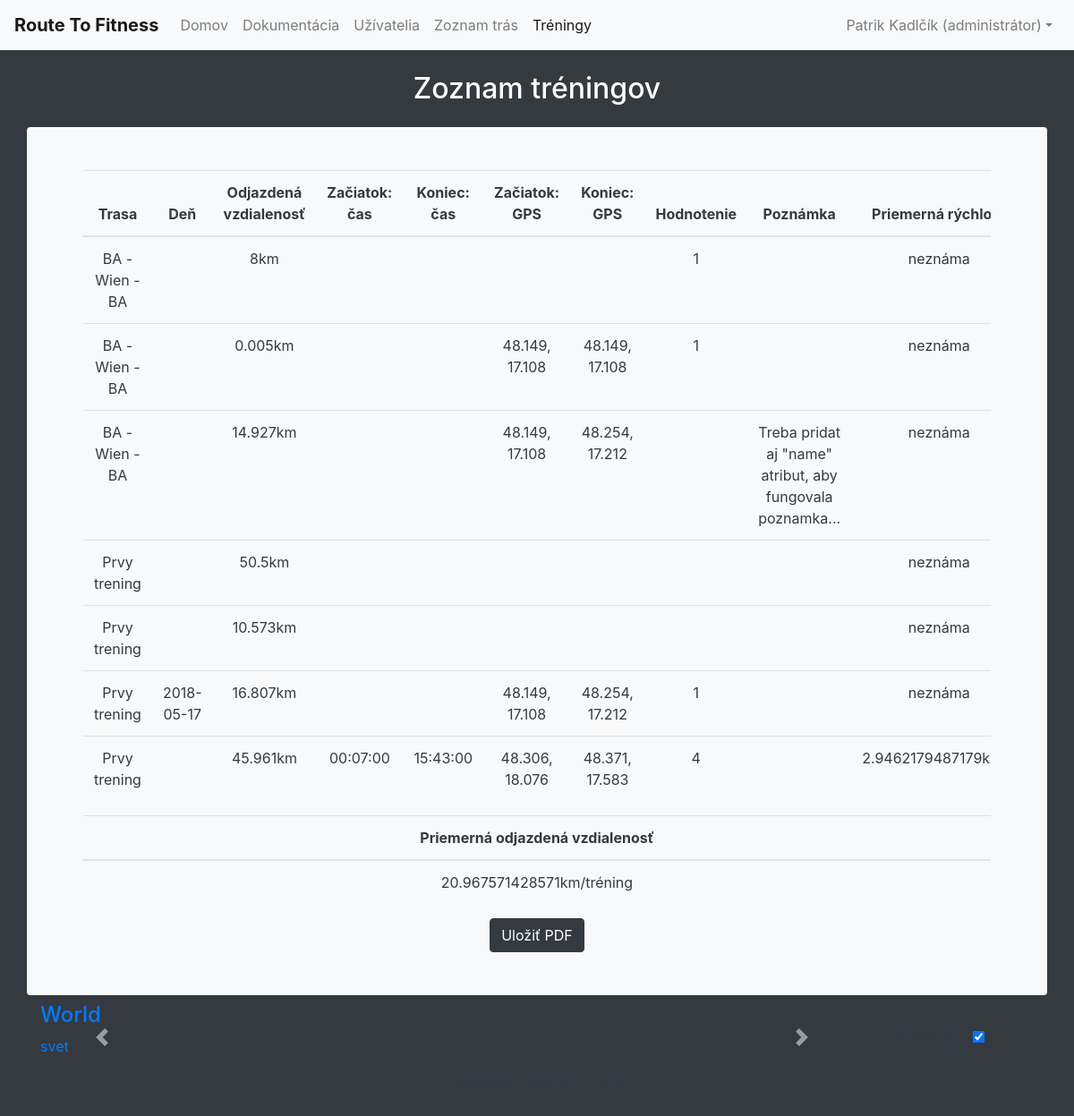
/trainings.php?id=10 (signed in), run on the app's committed database.
### tables this page shows
CREATE TABLE `users` (
  `ID` int(10) UNSIGNED NOT NULL,
  `FIRSTNAME` varchar(50) NOT NULL,
  `SURNAME` varchar(50) NOT NULL,
  `EMAIL` varchar(254) NOT NULL,
  `SCHOOL_ID` int(10) UNSIGNED DEFAULT NULL,
  `ADDRESS_ID` int(10) UNSIGNED NOT NULL,
  `PASSWORD` varchar(64) NOT NULL,
  `ROLE` enum('user','admin') NOT NULL DEFAULT 'user',
  `SUBSCRIBED` tinyint(1) NOT NULL DEFAULT '0',
  `CONFIRMTIME` timestamp NULL DEFAULT NULL,
  `ACTIVE_ROUTE` int(10) UNSIGNED DEFAULT NULL
);

CREATE TABLE `trainings` (
  `ID` int(10) UNSIGNED NOT NULL,
  `LENGTH` double UNSIGNED NOT NULL COMMENT 'V metroch',
  `DATE` date DEFAULT NULL,
  `START_TIME` time DEFAULT NULL,
  `END_TIME` time DEFAULT NULL,
  `START_LAT` double DEFAULT NULL COMMENT 'Latitude zaciatku',
  `START_LNG` double DEFAULT NULL COMMENT 'Longtitude zaciatku',
  `END_LAT` double DEFAULT NULL COMMENT 'Latitude konca',
  `END_LNG` double DEFAULT NULL COMMENT 'Longtitude konca',
  `RATING` tinyint(3) UNSIGNED DEFAULT NULL,
  `NOTES` varchar(200) DEFAULT NULL,
  `USER_ID` int(10) UNSIGNED NOT NULL,
  `ROUTE_ID` int(10) UNSIGNED NOT NULL
);

CREATE TABLE `routes` (
  `ID` int(10) UNSIGNED NOT NULL,
  `PATH` mediumblob NOT NULL COMMENT 'Google Maps path',
  `LENGTH` double UNSIGNED NOT NULL COMMENT 'V metroch',
  `NAME` varchar(100) NOT NULL,
  `TYPE` enum('Súkromná','Verejná','Štafeta') NOT NULL DEFAULT 'Súkromná',
  `OWNER` int(10) UNSIGNED NOT NULL
);

CREATE TABLE `news` (
  `ID` int(11) NOT NULL,
  `Nazov` text NOT NULL,
  `Text` longtext NOT NULL
);

### workers/dbConn.php (called while the page is built, shortened)
<?php
class DBConn {
    private $dbHost = "localhost";
    private $userTable = "users";
	private $dbName = "zaverecne";
	private $dbLogin = "batman";
	private $dbPass = "robin";
    private $db;
    function __construct(){
        if(!isset($this->db)){
            $conn = new mysqli($this->dbHost, $this->dbLogin, $this->dbPass, $this->dbName);
            if($conn->connect_error){
                die("Failed to connect with MySQL: " . $conn->connect_error);
            }else{
				$conn->set_charset("utf8");
                $this->db = $conn;
			}
        }
	}
	function getDB() {
		return $this->db;
	}
	function getUserData() {
		$stmt = $this->db->prepare("SELECT * FROM $this->userTable WHERE id = ?");
		$stmt->bind_param('i',$_SESSION["login"]["id"]);
		if ($stmt->execute() === false) {
		  trigger_error($stmt->error, E_USER_ERROR);
		}
		$result = $stmt->get_result()->fetch_object();
		if (strcmp($result->PASSWORD,$_SESSION["login"]["password"])==0) {
			return $result;
		}
		return false;
	}
	function getAssoc($query, $column = false, $singleLine = false) {
		$result = $this->db->query($query);
		return $result->fetch_all(MYSQLI_ASSOC);
	}
}
?>

### trainings.php (the view, shortened to what this page needs)
<!doctype html>
<html>
<head>
    <?php require("includes/head.php");?>
</head>
<body class="bg-dark text-white">
<?php if(!$printPDF) require("includes/navbar.php");
	else {
		include_once("dbConn.php");
		$db = new DBConn();
		$userData = $db->getUserData();
	}
if(isset($_GET["order"]) && $_GET["order"] != "undefined") $ord = $_GET["order"]." ".$_GET["desc"];
else $ord = "routeID";
$id_record = $_GET['id'];
$sql = "SELECT routes.ID AS routeID, `NAME`, `DATE`, trainings.LENGTH, START_TIME, END_TIME, START_LAT, START_LNG, END_LAT, END_LNG, RATING, NOTES FROM trainings JOIN routes ON trainings.ROUTE_ID=routes.ID WHERE USER_ID=$id_record ORDER BY $ord";
$result = $db->getAssoc($sql);
?>
<div class="container text-center">
    <div class="row">
        <div class="col">
            <h2 class="m-4 d-inline-block">Zoznam tréningov</h2>
        </div>
    </div>
    <div class="row justify-content-center bg-light text-dark rounded p-5">
        <div class="col">
            <div class='table-responsive'>
                <table class='table sortable table-hover'>
                    <thead>
                    <tr>
                        <th data-order="NAME">Trasa</th>
                        <th data-order="DATE">Deň</th>
                        <th data-order="LENGTH" class="sorttable_numeric">Odjazdená vzdialenosť</th>
                        <th data-order="START_TIME">Začiatok: čas</th>
                        <th data-order="END_TIME">Koniec: čas</th>
                        <th data-order="START_LAT">Začiatok: GPS</th>
                        <th data-order="END_LAT">Koniec: GPS</th>
                        <th data-order="RATING">Hodnotenie</th>
                        <th data-order="NOTES">Poznámka</th>
                        <th>Priemerná rýchlosť</th>
                    </tr>
                    </thead>
                    <tbody id="loadTable">
					<?php $lengthSum = 0; if ($result)
					foreach($result as $i=>$res):
					$lengthSum += $res['LENGTH']/1000; ?>
					<tr class="clickable-row" data-href="route.php?routeId=<?php echo $res["routeID"]; ?>">
						<td> <?php echo $res['NAME'];?></td>
						<td><?php echo $res['DATE'];?></td>
						<td><?php echo $res['LENGTH']/1000;?>km</td>
						<td><?php echo $res['START_TIME'];?></td>
						<td><?php echo $res['END_TIME'];?></td>
						<td>
						<?php if($res['START_LAT'] != "") echo round($res['START_LAT'], 3);
							if($res['START_LAT'] != "" && $res['START_LNG'] != "") echo ", ";
							if($res['START_LNG'] != "") echo round($res['START_LNG'], 3); ?>
						</td>
						<td>
						<?php if($res['END_LAT'] != "") echo round($res['END_LAT'], 3);
						if($res['END_LAT'] != "" && $res['END_LNG'] != "") echo ", ";
						if($res['END_LNG'] != "") echo round($res['END_LNG'], 3); ?>
						</td>
						<td><?php echo $res['RATING'];?></td>
						<td><?php echo $res['NOTES'];?></td>
						<td>
						<?php $avgSpeed = "neznáma";
						if($res['END_TIME'] != "" && $res['START_TIME'] != ""){
							$startTime = strtotime($res['START_TIME']);
							$endTime = strtotime($res['END_TIME']);
							$duration = $endTime - $startTime;
							$avgSpeed = ($res['LENGTH']/1000) / ($duration/3600);
						}
						echo $avgSpeed;
						if($avgSpeed != "neznáma")
						echo "km/h"; ?>
						</td>
					</tr>
					<?php endforeach;?>
				</tbody>
                </table>
                <table class='table table-hover'>
                    <thead>
                    <tr>
                        <th>Priemerná odjazdená vzdialenosť</th>
                    </tr>
                    </thead>
                    <tbody id="loadAverage">
						<td>
							<?php if(count($result) != 0) echo $lengthSum/count($result) . "km/tréning";
							 else echo 0 . "km/tréning"; ?>
						</td>
                    </tbody>
                </table>
            </div>
            <?php if(!$printPDF):?>
            <a id="savepdf" href="workers/printpdf.php?user=<?php echo $id_record?>"class="btn btn-dark text-white">Uložiť PDF</a>
            <?php endif; ?>
        </div>
    </div>
</div>
<?php require("includes/footer.php");?>
</body>
</html>

### includes/navbar.php (shortened to what this page needs)
<?php
$role = false;
$currentSite = basename($_SERVER['PHP_SELF']);
$guestAllowed = array("index.php","register.php","confirm.php","documentation.php");
if (isset($_SESSION["login"])) {
	include_once("workers/dbConn.php");
	if (!isset($db)) $db = new DBConn();
	$userData = $db->getUserData();
	$role = $userData->ROLE;
} elseif (!in_array($currentSite, $guestAllowed)) banish();
?>
<nav class="navbar navbar-expand-lg navbar-light bg-light sticky-top">
	<a class="navbar-brand" href="#"><b>Route To Fitness</b></a>
	<div class="collapse navbar-collapse" id="navbarNavDropdown">
		<ul class="navbar-nav">
			<li class="nav-item"><a class="nav-link" href="index.php">Domov</a>
			<li class="nav-item"><a class="nav-link" href="documentation.php">Dokumentácia</a>
			<?php if ($role == "user"):  ?>
			<li class="nav-item"><a class="nav-link" href="routes.php">Zoznam trás</a>
			<li class="nav-item"><a class="nav-link" href="trainings.php">Tréningy</a>
			<?php elseif ($role == "admin"):  ?>
			<li class="nav-item"><a class="nav-link" href="users.php">Užívatelia</a>
			<li class="nav-item"><a class="nav-link" href="routes.php">Zoznam trás</a>
			<li class="nav-item"><a class="nav-link" href="trainings.php">Tréningy</a>
			<?php endif; ?>
		</ul>
		<ul class="navbar-nav ml-auto">
			<?php if ($role == "user"):  ?>
			<li class="nav-item dropdown">
				<a class="nav-link dropdown-toggle" href="#" id="navbarLoginMenuLink" data-toggle="dropdown" aria-haspopup="true" aria-expanded="false"><?php echo $userData->FIRSTNAME." ".$userData->SURNAME;?></a>
				<div class="dropdown-menu p-1" aria-labelledby="navbarLoginMenuLink">
					<a class="dropdown-item" href="add-route.php">Vytvor trasu</a>
					<a class="dropdown-item" href="add-training.php">Pridaj tréning</a>
					<div class="dropdown-divider"></div>
					<a class="dropdown-item" href="workers/logout.php">Odhlásenie</a>
				</div>
			</li>
			<?php elseif ($role == "admin"):  ?>
			<li class="nav-item dropdown">
				<a class="nav-link dropdown-toggle" href="#" id="navbarLoginMenuLink" data-toggle="dropdown" aria-haspopup="true" aria-expanded="false"><?php echo $userData->FIRSTNAME." ".$userData->SURNAME." (administrátor)";?></a>
			</li>
			<?php endif; ?>
		</ul>
	</div>
</nav>

### includes/footer.php (shortened to what this page needs)
<footer class="footer pt-2">
	<div class="container">
		<?php if ($role != false): ?>
		<div class="row">
			<div class="col-10">
				<div id="newsCarousel" class="carousel slide" data-ride="carousel">
					<div class="carousel-inner">
					<?php $res2 = $db->getDB()->query("SELECT ID, Nazov, Text FROM news ORDER BY id DESC");
					$first = true;
					for($i = 0; $i<3; $i++):
						if (($obj = $res2->fetch_object()) == false) break; ?>
						<div class="carousel-item <?php if ($first) {echo "active", $first = false;} ?>">
							<a style="text-dark" href="news.php?news=<?php echo $obj->ID;?>"><div class="carousel-content">
								<h4><?php echo $obj->Nazov; ?></h4>
								<p>
								<?php $lines = explode("\n", $obj->Text);
									if (count($lines) > 1) {
										$text = $lines[0]."\n".$lines[1];
									} else $text = $lines[0];
									echo $text;
								?>
								</p>
							</div></a>
						</div>
					<?php endfor; ?>
					</div>
					<a class="carousel-control-prev" href="#newsCarousel" role="button" data-slide="prev">
						<span class="carousel-control-prev-icon" aria-hidden="true"></span>
					</a>
					<a class="carousel-control-next" href="#newsCarousel" role="button" data-slide="next">
						<span class="carousel-control-next-icon" aria-hidden="true"></span>
					</a>
				</div>
			</div>
			<div class="col text-dark">
				<label class="chckbx d-flex flex-row w-100 h-100 align-items-center">
					<div class="m-2">Subscribe</div>
					<input id="subCheck" type="checkbox" <?php if($userData->SUBSCRIBED) echo "checked";?>>
				</label>
			</div>
		</div>
		<?php endif; ?>
		<div id="copyright" class="text-dark w-100 text-center">
		</div>
	</div>
</footer>

### data on the page
users: FIRSTNAME "Patrik", SURNAME "Kadlčík", SUBSCRIBED "☑"
trainings: ROUTE_ID.NAME "BA - Wien - BA", $res['LENGTH']/1000 "8", RATING "1", avgSpeed "neznáma"
trainings: ROUTE_ID.NAME "BA - Wien - BA", $res['LENGTH']/1000 "0.005", START_LAT "48.149", START_LNG "17.108", END_LAT "48.149", END_LNG "17.108", RATING "1", avgSpeed "neznáma"
trainings: ROUTE_ID.NAME "BA - Wien - BA", $res['LENGTH']/1000 "14.927", START_LAT "48.149", START_LNG "17.108", END_LAT "48.254", END_LNG "17.212", NOTES "Treba pridat aj \"name\" atribut, aby fungovala poznamka...", avgSpeed "neznáma"
trainings: ROUTE_ID.NAME "Prvy trening", $res['LENGTH']/1000 "50.5", avgSpeed "neznáma"
trainings: ROUTE_ID.NAME "Prvy trening", $res['LENGTH']/1000 "10.573", avgSpeed "neznáma"
trainings: ROUTE_ID.NAME "Prvy trening", DATE "2018-05-17", $res['LENGTH']/1000 "16.807", START_LAT "48.149", START_LNG "17.108", END_LAT "48.254", END_LNG "17.212", RATING "1", avgSpeed "neznáma"
trainings: ROUTE_ID.NAME "Prvy trening", $res['LENGTH']/1000 "45.961", START_TIME "00:07:00", END_TIME "15:43:00", START_LAT "48.306", START_LNG "18.076", END_LAT "48.371", END_LNG "17.583", RATING "4", avgSpeed "2.9462179487179", shows "km/h"
news: Nazov "World", Text "svet"

### other printed values
$lengthSum/count($result) "20.967571428571"
